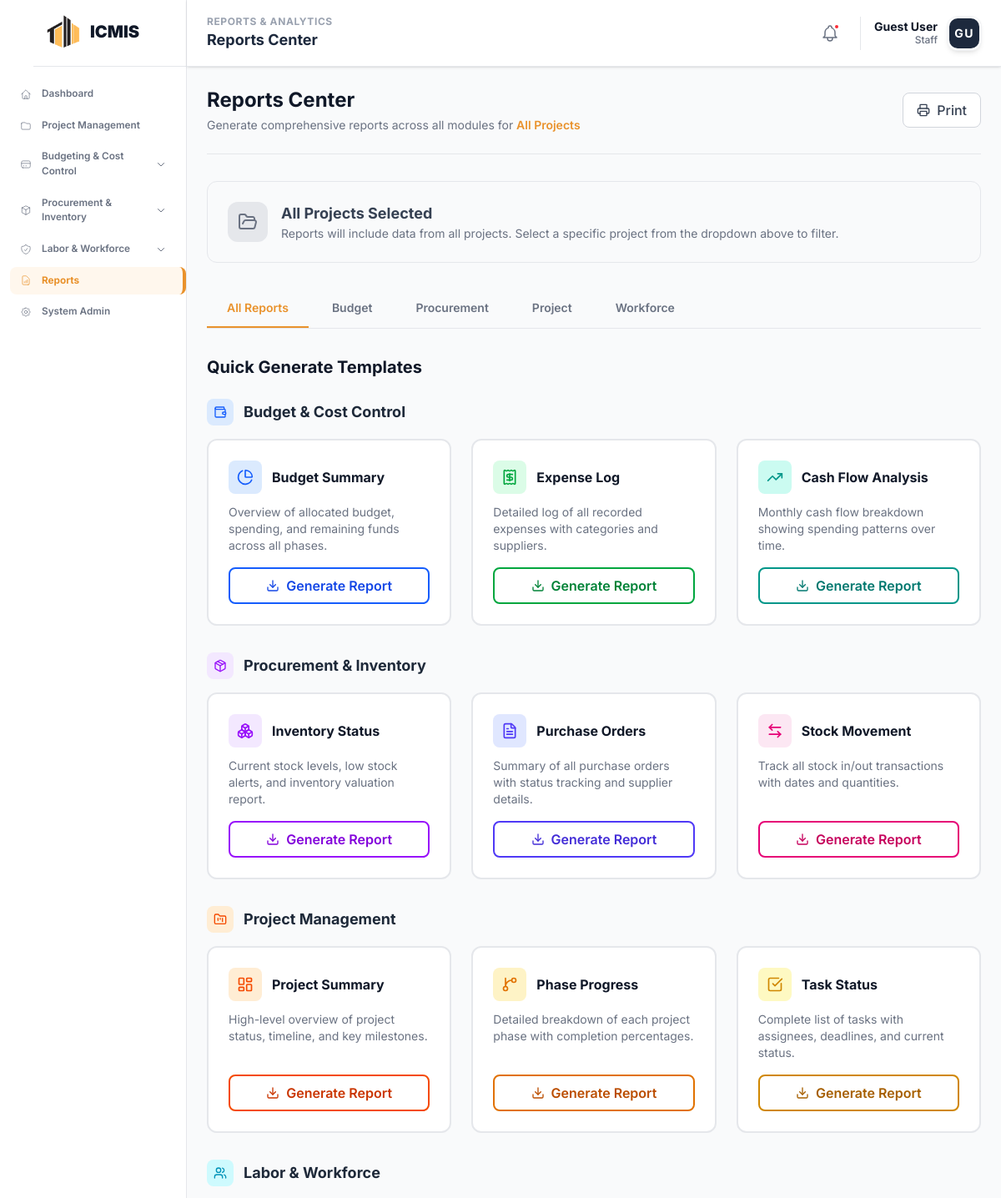
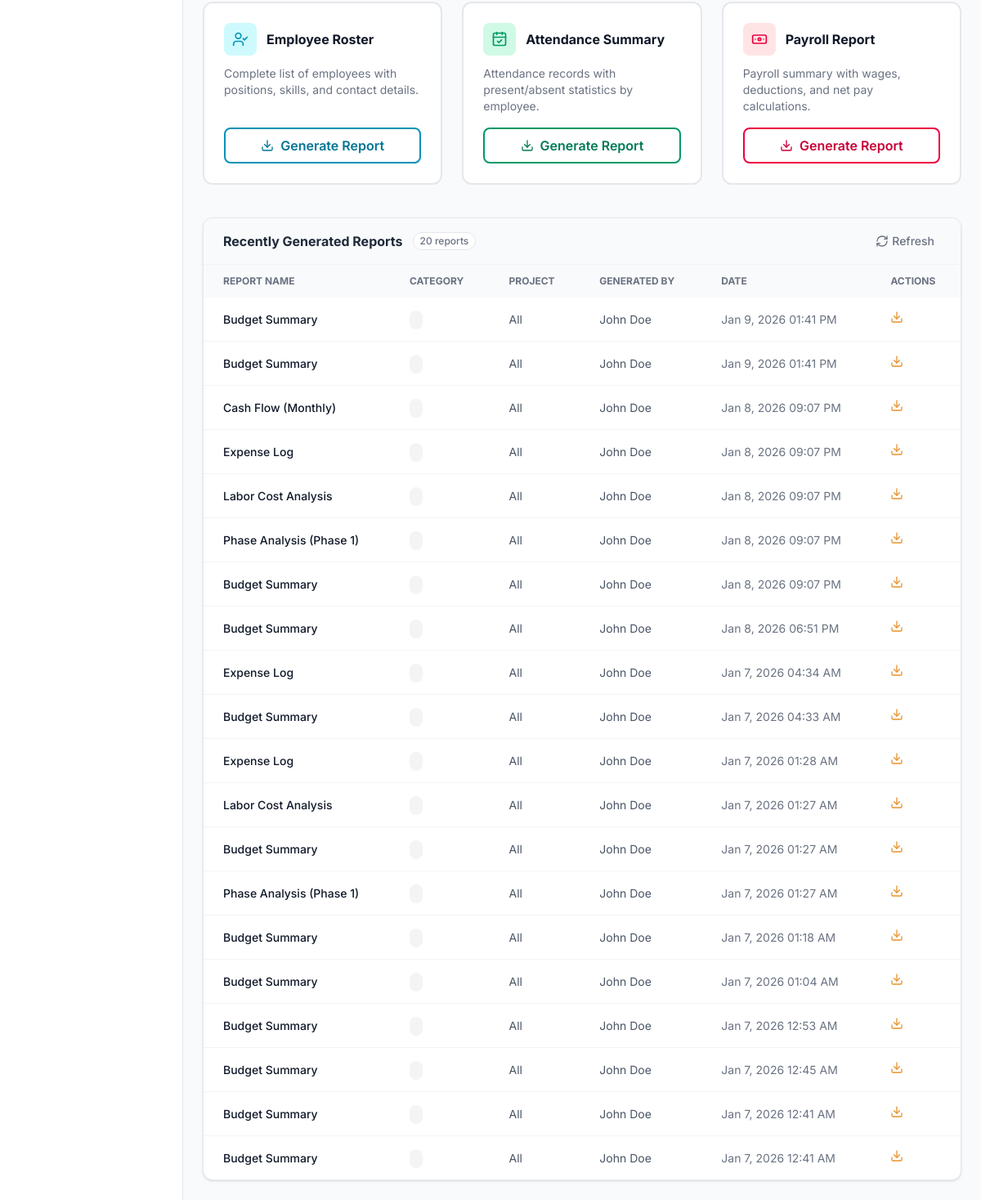
Screenshot of /modules/reports/index.php with the database file from the repository (2 pictures, top to bottom).
### tables this page shows
CREATE TABLE `budget_generated_reports` (
  `report_id` int NOT NULL,
  `project_id` int DEFAULT NULL,
  `report_type` varchar(50) DEFAULT NULL,
  `report_name` varchar(255) DEFAULT NULL,
  `generated_by` varchar(100) DEFAULT NULL,
  `created_at` timestamp NULL DEFAULT CURRENT_TIMESTAMP
);

### modules/reports/index.php (the view, shortened to what the rows shown need)
<?php
$conn = new mysqli(DB_HOST, DB_USER, DB_PASS, DB_NAME);
$conn->set_charset("utf8mb4");
$selected_project_id = 0;
$current_project_name = "All Projects";
$current_project_code = "";
$current_project_status = "";
$current_project_location = "";
$current_project_budget = 0;
$current_project_completion = 0;
$result_projects = $conn->query("SELECT project_id, project_code, project_name FROM icmis_projects ORDER BY project_id DESC");
$recent_reports = [];
$tableExists = $conn->query("SHOW TABLES LIKE 'budget_generated_reports'");
if ($tableExists && $tableExists->num_rows > 0) {
    $report_sql = "SELECT report_id, report_type, report_name, project_id, generated_by, created_at FROM budget_generated_reports ORDER BY created_at DESC LIMIT 20";
    $result = $conn->query($report_sql);
    if ($result) {
        while ($row = $result->fetch_assoc()) {
            $recent_reports[] = $row;
        }
    }
}
?>
<!DOCTYPE html>
<html lang="en">
<head>
    <script src="https://cdn.jsdelivr.net/npm/@tailwindcss/browser@4"></script>
    <link rel="stylesheet" href="https://cdnjs.cloudflare.com/ajax/libs/font-awesome/6.4.0/css/all.min.css">
    <?php include '../../includes/head_assetsv2.php'; ?>
</head>
<body class="bg-gray-50 text-slate-800">
    <div class="no-print">
        <?php include __DIR__ . '/../../includes/sidebar.php'; ?>
    </div>
    <main class="ml-56 mt-20 p-6 transition-all duration-300">
        <div class="max-w-7xl mx-auto">
            <div class="border-b border-gray-200 pb-6 mb-8 no-print">
                <div class="flex items-center justify-between">
                    <div>
                        <h1 class="text-2xl text-gray-900 font-bold">Reports Center</h1>
                    </div>
                </div>
            </div>
            <?php if ($selected_project_id): ?>
            <div class="bg-gradient-to-r from-[#e9922c]/10 to-orange-50 border border-[#e9922c]/20 rounded-xl p-6 mb-8 no-print">
                <div class="flex items-start justify-between">
                    <div class="flex items-start gap-4">
                        <div class="w-12 h-12 rounded-xl bg-[#e9922c] flex items-center justify-center flex-shrink-0">
                            <i data-lucide="building-2" class="w-6 h-6 text-white"></i>
                        </div>
                        <div>
                            <div class="flex items-center gap-3 mb-1">
                                <h2 class="text-lg font-bold text-gray-900"><?php echo htmlspecialchars($current_project_name); ?></h2>
                                <?php
                                $statusColors = [
                                    'Active' => 'bg-green-100 text-green-700 border-green-200',
                                    'In Progress' => 'bg-blue-100 text-blue-700 border-blue-200',
                                    'Planning' => 'bg-yellow-100 text-yellow-700 border-yellow-200',
                                    'On Hold' => 'bg-gray-100 text-gray-700 border-gray-200',
                                    'Completed' => 'bg-emerald-100 text-emerald-700 border-emerald-200',
                                    'Cancelled' => 'bg-red-100 text-red-700 border-red-200'
                                ];
                                $statusClass = $statusColors[$current_project_status] ?? 'bg-gray-100 text-gray-700 border-gray-200';
                                ?>
                                <span class="px-2.5 py-0.5 text-xs font-semibold rounded-full border <?php echo $statusClass; ?>">
                                    <?php echo htmlspecialchars($current_project_status); ?>
                                </span>
                            </div>
                            <div class="flex items-center gap-4 text-sm text-gray-600">
                                <span class="flex items-center gap-1">
                                    <i data-lucide="hash" class="w-3.5 h-3.5"></i>
                                    <?php echo htmlspecialchars($current_project_code); ?>
                                </span>
                                <?php if ($current_project_location): ?>
                                <span class="flex items-center gap-1">
                                    <i data-lucide="map-pin" class="w-3.5 h-3.5"></i>
                                    <?php echo htmlspecialchars($current_project_location); ?>
                                </span>
                                <?php endif; ?>
                            </div>
                        </div>
                    </div>
                    <div class="flex items-center gap-6 text-right">
                        <div>
                            <p class="text-xs text-gray-500 uppercase font-medium">Total Budget</p>
                            <p class="text-lg font-bold text-gray-900">₱<?php echo number_format($current_project_budget, 2); ?></p>
                        </div>
                        <div>
                            <p class="text-xs text-gray-500 uppercase font-medium">Completion</p>
                            <p class="text-lg font-bold text-[#e9922c]"><?php echo number_format($current_project_completion, 1); ?>%</p>
                        </div>
                    </div>
                </div>
            </div>
            <?php else: ?>
            <div class="bg-gray-50 border border-gray-200 rounded-xl p-6 mb-8 no-print">
                <div class="flex items-center gap-4">
                    <div>
                        <h2 class="text-lg font-bold text-gray-700">All Projects Selected</h2>
                    </div>
                </div>
            </div>
            <?php endif; ?>
            <div class="mb-10 no-print">
                <h2 class="text-xl font-bold text-gray-900 mb-6">Quick Generate Templates</h2>
            </div>
            <div class="bg-white border border-gray-200 rounded-xl overflow-hidden shadow-sm">
                <div class="overflow-x-auto">
                    <table class="w-full text-left border-collapse">
                        <thead class="bg-gray-50 text-xs uppercase text-gray-500 font-semibold">
                            <tr>
                                <th class="px-6 py-3">Report Name</th>
                                <th class="px-6 py-3">Category</th>
                                <th class="px-6 py-3">Project</th>
                                <th class="px-6 py-3">Generated By</th>
                                <th class="px-6 py-3">Date</th>
                                <th class="px-6 py-3 no-print">Actions</th>
                            </tr>
                        </thead>
                        <tbody class="divide-y divide-gray-100 text-sm">
                            <?php if (count($recent_reports) > 0): ?>
                                <?php foreach ($recent_reports as $report): ?>
                                <tr class="hover:bg-gray-50">
                                    <td class="px-6 py-4 font-medium text-gray-900"><?php echo htmlspecialchars($report['report_name']); ?></td>
                                    <td class="px-6 py-4">
                                        <span class="px-2 py-1 text-xs font-medium rounded-full bg-gray-100 text-gray-700">
                                        </span>
                                    </td>
                                    <td class="px-6 py-4 text-gray-600"><?php echo htmlspecialchars($report['project_name'] ?? 'All'); ?></td>
                                    <td class="px-6 py-4 text-gray-600"><?php echo htmlspecialchars($report['generated_by']); ?></td>
                                    <td class="px-6 py-4 text-gray-500"><?php echo date('M j, Y h:i A', strtotime($report['created_at'])); ?></td>
                                    <td class="px-6 py-4 no-print">
                                        <button onclick="downloadReport(<?php echo $report['id']; ?>)" class="text-[#e9922c] hover:text-orange-700 font-medium">
                                            <i data-lucide="download" class="w-4 h-4"></i>
                                        </button>
                                    </td>
                                </tr>
                                <?php endforeach; ?>
                            <?php endif; ?>
                        </tbody>
                    </table>
                </div>
            </div>
        </div>
    </main>
</body>
</html>

### rows the page displays
budget_generated_reports: report_name "Budget Summary", project_name "All", generated_by "John Doe", created_at "Jan 9, 2026 01:41 PM"
budget_generated_reports: report_name "Budget Summary", project_name "All", generated_by "John Doe", created_at "Jan 9, 2026 01:41 PM"
budget_generated_reports: report_name "Cash Flow (Monthly)", project_name "All", generated_by "John Doe", created_at "Jan 8, 2026 09:07 PM"
budget_generated_reports: report_name "Expense Log", project_name "All", generated_by "John Doe", created_at "Jan 8, 2026 09:07 PM"
budget_generated_reports: report_name "Labor Cost Analysis", project_name "All", generated_by "John Doe", created_at "Jan 8, 2026 09:07 PM"
budget_generated_reports: report_name "Phase Analysis (Phase 1)", project_name "All", generated_by "John Doe", created_at "Jan 8, 2026 09:07 PM"
budget_generated_reports: report_name "Budget Summary", project_name "All", generated_by "John Doe", created_at "Jan 8, 2026 09:07 PM"
budget_generated_reports: report_name "Budget Summary", project_name "All", generated_by "John Doe", created_at "Jan 8, 2026 06:51 PM"
budget_generated_reports: report_name "Expense Log", project_name "All", generated_by "John Doe", created_at "Jan 7, 2026 04:34 AM"
budget_generated_reports: report_name "Budget Summary", project_name "All", generated_by "John Doe", created_at "Jan 7, 2026 04:33 AM"
budget_generated_reports: report_name "Expense Log", project_name "All", generated_by "John Doe", created_at "Jan 7, 2026 01:28 AM"
budget_generated_reports: report_name "Labor Cost Analysis", project_name "All", generated_by "John Doe", created_at "Jan 7, 2026 01:27 AM"
budget_generated_reports: report_name "Budget Summary", project_name "All", generated_by "John Doe", created_at "Jan 7, 2026 01:27 AM"
budget_generated_reports: report_name "Phase Analysis (Phase 1)", project_name "All", generated_by "John Doe", created_at "Jan 7, 2026 01:27 AM"
budget_generated_reports: report_name "Budget Summary", project_name "All", generated_by "John Doe", created_at "Jan 7, 2026 01:18 AM"
budget_generated_reports: report_name "Budget Summary", project_name "All", generated_by "John Doe", created_at "Jan 7, 2026 01:04 AM"
budget_generated_reports: report_name "Budget Summary", project_name "All", generated_by "John Doe", created_at "Jan 7, 2026 12:53 AM"
budget_generated_reports: report_name "Budget Summary", project_name "All", generated_by "John Doe", created_at "Jan 7, 2026 12:45 AM"
budget_generated_reports: report_name "Budget Summary", project_name "All", generated_by "John Doe", created_at "Jan 7, 2026 12:41 AM"
budget_generated_reports: report_name "Budget Summary", project_name "All", generated_by "John Doe", created_at "Jan 7, 2026 12:41 AM"

### other values shown
$pageSection "REPORTS & ANALYTICS"
$pageTitle "Reports Center"
$userName "Guest User"
$userRole "Staff"
$userInitials "GU"
$current_project_name "All Projects"
count($recent_reports) "20"
